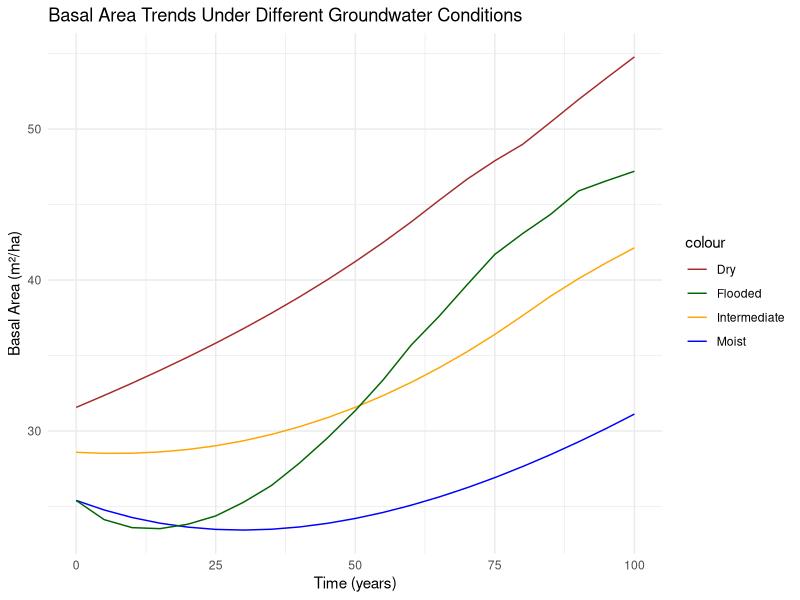

Reproduce this figure in R.
#+++++++++++++++ Temporal trends ++++++++++++++++++
library(tidyverse)
library(ggplot2)
library(lme4)  
library(car) 
#install.packages("Metrics")
library(Metrics)
library(broom)

stats_p81_82 <- read.csv("stats_out_p81-82.csv")
stats_flooded <- read.csv("stats_out_flooded.csv")
stats_dry <- read.csv("stats_out_dry.csv")
stats_inter <- read.csv("stats_out_intermediate.csv")
stats_moist <- read.csv("stats_out_moist.csv")


stats_flooded1 <- stats_flooded %>% 
  dplyr::rename(ba1 = ba) %>%
  dplyr::rename(TIMEX = time)

stats_p81_82_1 <- stats_p81_82 %>% 
  dplyr::rename(ba2 = ba) %>%
  dplyr::rename(TIMEX = time)

joined <- stats_flooded1 %>% 
  left_join(stats_p81_82_1, stats_flooded1, by = "TIMEX")

#Linear Regression for Basal Area Over Time
lm_p81 <- lm(ba ~ time, data = stats_p81_82)
lm_flooded <- lm(ba ~ time, data = stats_flooded)
lm_dry <- lm(ba ~ time, data = stats_dry)
lm_inter <- lm(ba ~ time, data = stats_inter)
lm_moist <- lm(ba ~ time, data= stats_moist)

# Summary of Trends
summary(lm_p81)
summary(lm_flooded)
summary(lm_dry)
summary(lm_inter)
summary(lm_moist)

#Linear regression for the two predicted basal areas
lm_basal <- lm(ba1 ~ ba2, data = joined)
summary(lm_basal)

regression_results <- broom::tidy(lm_basal)

print(regression_results)

write.csv(regression_results, "regression_results.csv", row.names = FALSE)

#correlation. between two predicted basal areas
correlation_ba <- cor(joined$ba1, joined$ba2, use = "complete.obs")
cat("Correlation Coefficient:", correlation_ba)

print(correlation_ba)


# Visualization
ggplot() +
  geom_line(data = stats_dry, aes(x = time, y = ba, color = "Dry")) +
  geom_line(data = stats_inter, aes(x = time, y = ba, color = "Intermediate")) +
  geom_line(data = stats_moist, aes(x = time, y = ba, color = "Moist")) +
  geom_line(data = stats_flooded, aes(x = time, y = ba, color = "Flooded")) +
  labs(title = "Basal Area Trends Under Different Groundwater Conditions",
       x = "Time (years)",
       y = "Basal Area (m²/ha)") +
  scale_color_manual(values = c("Dry" = "brown", 
                                "Intermediate" = "orange", 
                                "Moist" = "blue", 
                                "Flooded" = "darkgreen")) +
  theme_minimal()

#### RMSE VALIDATION OBSERVED VS SIMULATED

cl_data <- read.csv("canopy_layer1.csv")

observed <- cl_data %>%
  filter(Status == "1 - Nein")

#calc basal area
observed$ba0 <- pi * (observed$DBH24/200)^2 
tot_obs_ba <- sum(observed$ba0, n.rm = TRUE)

# Filter for time step 0 in simulated data
simulated_time_fl <- stats_flooded %>%
  filter(time == 10) %>%
  pull(ba)

simulated_time_pl <- stats_p81_82 %>%
  filter(time == 0) %>%
  pull(ba)

#percentage error
difference <- tot_obs_ba - simulated_time_pl
percentage_error <- (difference / tot_obs_ba)*100
print(percentage_error)
# Calculate RMSE
rmse_value <- rmse(actual = tot_obs_ba, predicted = simulated_time_pl)

cat("RMSE:", rmse_value)

# MAE (Mean Absolute Error) 
mae_value <- mae(tot_obs_ba, simulated_time_pl)
cat("MAE:", mae_value)

#for the full forest
# Calculate RMSE
rmse_value_full <- rmse(actual = tot_obs_ba, predicted = simulated_time_fl)

cat("RMSE:", rmse_value_full)

# MAE (Mean Absolute Error) 
mae_value_full <- mae(tot_obs_ba, simulated_time_fl)
cat("MAE:", mae_value_full)

#percentage error
difference_full <- tot_obs_ba - simulated_time_fl
percentage_error_full <- (difference_full / tot_obs_ba)*100
print(percentage_error_full)
